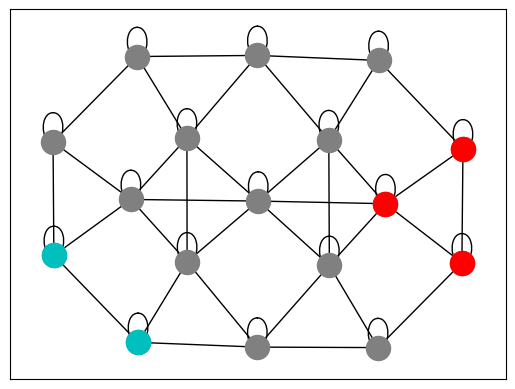

The Python source for this figure:
from dwave.system import DWaveSampler, EmbeddingComposite
from collections import defaultdict
import networkx as nx
import matplotlib
matplotlib.use("agg")
import matplotlib.pyplot as plt
from collections import defaultdict
import greedy
import dwave.inspector
# Size of the grid
size = (3,4)

lagrangian_objective = 1
# lagrangien structure
lagrangian_struct = 5
lagrangian_struct_start = lagrangian_struct
lagrangian_struct_end = lagrangian_struct
lagrangian_struct_path = lagrangian_struct

def coord_to_index(coord):
    return coord[0] + coord[1]*size[0]

def index_to_coord(index):
    return (index % size[0], index // size[0])

def unique_edge(left_node_index, right_node_index):
    return (min(left_node_index, right_node_index), max(left_node_index, right_node_index))

def unique_edge_edge(edge1, edge2):
    if (edge1[0] < edge2[0]):
        return (edge1, edge2)
    elif (edge1[0] == edge2[0]):
        if (edge1[1] < edge2[1]):
            return (edge1, edge2)
        else:
            return (edge2, edge1)
    else:
        return (edge2, edge1)

assert (2,3) == index_to_coord(coord_to_index((2,3)))

# Start and end node
start_point = (1,0)
end_point = (2,3)

start_point_index = coord_to_index(start_point)
end_point_index = coord_to_index(end_point)

for j in range(0, size[1]):
    for i in range(0, size[0]):
        if (i, j) == start_point:
            print("S", end="")
        elif (i, j) == end_point:
            print("E", end="")
        else:
            print(".", end="")
    print("")

def plot_graph(graph, filename="graph_plot.png", path=[]):
    pos = nx.spring_layout(graph)
    nx.draw_networkx_nodes(graph, pos, node_color='grey')
    #nx.draw_networkx_nodes(graph, pos, nodelist=[node for node in graph.nodes if node == coord_to_index(start_point[0], start_point[1])], node_color='red')
    #nx.draw_networkx_nodes(graph, pos, nodelist=[node for node in graph.nodes if node == coord_to_index(end_point[0], end_point[1])], node_color='black')
    nx.draw_networkx_nodes(graph, pos, nodelist=[node for node in G2.nodes if node[0] == start_point_index or node[1] == start_point_index], node_color='r')
    nx.draw_networkx_nodes(graph, pos, nodelist=[node for node in G2.nodes if node[0] == end_point_index or node[1] == end_point_index], node_color='c')
    if len(path) > 0:
        nx.draw_networkx_nodes(graph, pos, nodelist=path, node_color='g')
    nx.draw_networkx_edges(graph, pos)
    
    #nx.draw_networkx_labels(graph, pos)
    plt.show()
    #plt.savefig(filename)

# Initial graph
G1 = nx.Graph()
G1.add_nodes_from([(coord_to_index((i, j)), {"x":i,"y":j}) for i in range (0, size[0]) for j in range(0, size[1])])
for i in range(0, size[0]-1):
    G1.add_edges_from([unique_edge(coord_to_index((i, j)), coord_to_index((i+1, j))) for j in range(0, size[1])])
for j in range(0, size[1]-1):
    G1.add_edges_from([unique_edge(coord_to_index((i, j)), coord_to_index((i, j+1))) for i in range(0, size[0])])

# Edge graph : edge becomes a node and path from edge to edge become vertex
G2 = nx.Graph()
G2.add_nodes_from([unique_edge(u, v) for (u, v) in G1.edges])
for (u, v) in G1.edges:
    for (u_i, v_i) in G1.edges:
        if ((u in [u_i, v_i] or v in [u_i, v_i])):
            G2.add_edge(unique_edge(u, v), unique_edge(u_i, v_i))

# plot_graph(G2)

Q = defaultdict(int)
nodes_from_start = [node for node in G2.nodes if node[0] == start_point_index or node[1] == start_point_index]
nodes_from_end = [node for node in G2.nodes if node[0] == end_point_index or node[1] == end_point_index]

# ajout des noeuds dans le graphe
for node in G2.nodes:
    Q[(node, node)] = 1 * lagrangian_objective

# contrainte sur le dÃ©part
for node in nodes_from_start:
    Q[(node, node)] += -1 * lagrangian_struct_start
    for node2 in nodes_from_start:
        if (node != node2):
            Q[(node, node2)] += 1 * lagrangian_struct_start

# contrainte sur l'arrivÃ©e
for node in nodes_from_end:
    Q[(node, node)] += -1 * lagrangian_struct_end
    for node2 in nodes_from_end:
        if (node != node2):
            Q[(node, node2)] += 1 * lagrangian_struct_end


for node in G2.nodes:
    # arcs dits entrants
    entring_node = [enode for enode in G2.adj[node] if enode[0] == node[0] or enode[1] == node[0]]
    exiting_node = [enode for enode in G2.adj[node] if enode[0] == node[1] or enode[1] == node[1]]
    #print ("Les points entrants de ", node," sont ", entring_node)
    #print ("Les points sorants de ", node," sont ", exiting_node)
    ## contrainte sur les arcs de passage, reprÃ©sentÃ©s par des noeuds dans G2
    # On vÃ©rifie que le nombre total de voisins est bien Ã©gal Ã  la somme des sortants et entrants
    assert G2.degree[node] == len(entring_node) + len(exiting_node)
    # Maintenant on dÃ©finit les contraintes : 
    # Sum_{entrants}(xi) + Sum_{sortants}(xi) + 2*Sum_{entrants,j>i}(xi*xj) + 2*Sum_{sortants,j>i}(xi*xj) - 2*Sum_{entrants}(xi)*Sum_{sortants}(xi)
    # Somme des xi entrants
#for node in G2.nodes:
    for enode in entring_node:
        Q[(enode, enode)] += 1 * lagrangian_struct_path
    #for enode in entring_node:
    #    print("valeur points entrant :", (enode, enode), Q[(enode, enode)], "pour la valeur des noeurs entrants : ", entring_node)

    # Somme des xi sortants
    for enode in exiting_node:
        Q[(enode, enode)] += 1 * lagrangian_struct_path
#    for enode in exiting_node:
#        print("valeur points sortants :", (enode, enode), Q[(enode, enode)])
    # 2*Sum_{entrants,j>i}(xi*xj)

    for enode in entring_node:
        for enode2 in entring_node: # Avec la double boucle on compte deux fois, donc on divise le coeff par 2
             if (enode != enode2):
                 Q[(enode, enode2)] += 1 * lagrangian_struct_path
    for enode in entring_node:
        for enode2 in entring_node: 
            if (enode != enode2):
                print("valeur arcs entrant :", (enode, enode2), Q[(enode, enode2)])
    # 2*Sum_{sortants,j>i}(xi*xj)


    for enode in exiting_node:
        for enode2 in exiting_node: # Avec la double boucle on compte deux fois, donc on divise le coeff par 2
             if (enode != enode2):
                 Q[(enode, enode2)] += 1 * lagrangian_struct_path
                 print(Q[(enode, enode2)])
    # -2*Sum_{entrants}(xi)*Sum_{sortants}(xi)

    for enode in entring_node:
        for enode2 in exiting_node:
            Q[(enode, enode2)] += -2 * lagrangian_struct_path

    ## Contrainte sur le nombre d'arcs sortants
    for i in range(0, len(exiting_node)-1):
        for j in range(i+1, len(exiting_node)):
            Q[(exiting_node[i], exiting_node[j])] += 1 * lagrangian_struct_path

print(Q)
plot_graph(G2)


solver = greedy.SteepestDescentSolver()

sampler = EmbeddingComposite(DWaveSampler())
sampleset = sampler.sample_qubo(Q,
                               chain_strength=1,
                               num_reads=100,
                               label='spath')

print(sampleset)

# On affiche les trois premiers chemins
print(sampleset.variables)
for i in range(0, 3):
    sample = sampleset.record.sample[i]
    print(sample)
    path = [sampleset.variables[i] for i in range(0, len(sample)) if sample[i] == 1]
    print("path: " + str(path))
    #plot_graph(G2, path=path)


    graph = [[0 for x in range(size[1])] for y in range(size[0]) ]
    for node in path:
        coord0 = index_to_coord(node[0])
        coord1 = index_to_coord(node[1])
        graph[coord0[0]][coord0[1]] = 1
        graph[coord1[0]][coord1[1]] = 1

    for j in range(0, size[1]):
        for i in range(0, size[0]):
            if (i, j) == start_point:
                print("S", end="")
            elif (i, j) == end_point:
                print("E", end="")
            elif graph[i][j] == 1:
                print("X", end="")
            else:
                print(".", end="")
        print("")
filename = "spath.png"
plt.savefig(filename, bbox_inches='tight')
print("\nYour plot is saved to {}".format(filename))
#dwave.inspector.show(sampleset)